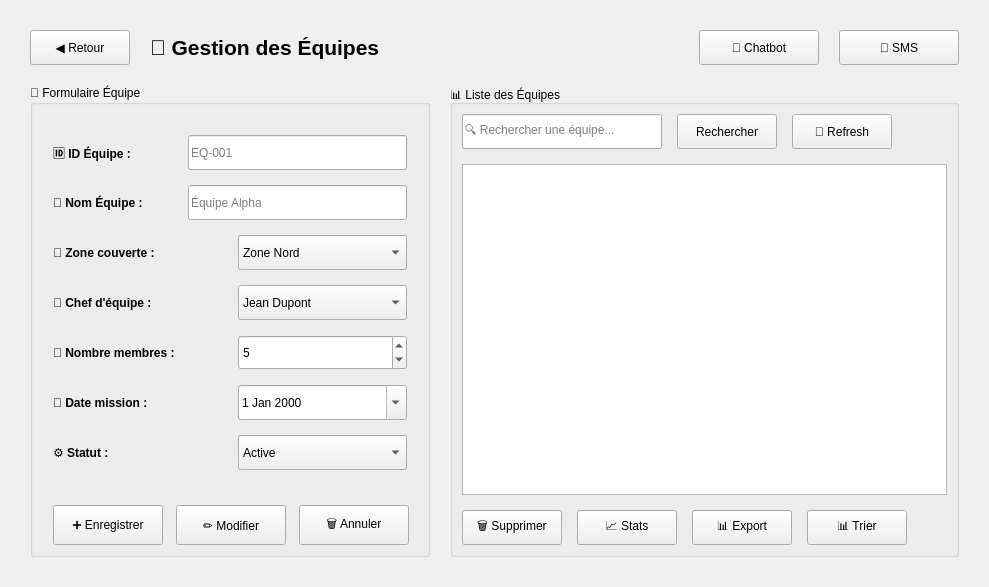
      <widget class="QWidget" name="pageEquipes">
       <layout class="QVBoxLayout" name="layoutEquipes">
        <property name="spacing">
         <number>20</number>
        </property>
        <property name="leftMargin">
         <number>30</number>
        </property>
        <property name="topMargin">
         <number>30</number>
        </property>
        <property name="rightMargin">
         <number>30</number>
        </property>
        <property name="bottomMargin">
         <number>30</number>
        </property>
        <item>
         <layout class="QHBoxLayout" name="headerEquipes">
          <item>
           <widget class="QPushButton" name="btnRetourEquipes">
            <property name="minimumSize">
             <size>
              <width>100</width>
              <height>35</height>
             </size>
            </property>
            <property name="text">
             <string>◀ Retour</string>
            </property>
           </widget>
          </item>
          <item>
           <widget class="QLabel" name="labelTitleEquipes">
            <property name="font">
             <font>
              <pointsize>16</pointsize>
              <bold>true</bold>
             </font>
            </property>
            <property name="text">
             <string>👥 Gestion des Équipes</string>
            </property>
           </widget>
          </item>
          <item>
           <spacer name="headerSpacerEquipes">
            <property name="orientation">
             <enum>Qt::Orientation::Horizontal</enum>
            </property>
            <property name="sizeHint" stdset="0">
             <size>
              <width>40</width>
              <height>20</height>
             </size>
            </property>
           </spacer>
          </item>
          <item>
           <widget class="QPushButton" name="btnChatbotEquipes">
            <property name="minimumSize">
             <size>
              <width>120</width>
              <height>35</height>
             </size>
            </property>
            <property name="text">
             <string>🤖 Chatbot</string>
            </property>
           </widget>
          </item>
          <item>
           <widget class="QPushButton" name="btnSMS">
            <property name="minimumSize">
             <size>
              <width>120</width>
              <height>35</height>
             </size>
            </property>
            <property name="text">
             <string>📱 SMS</string>
            </property>
           </widget>
          </item>
         </layout>
        </item>
        <item>
         <layout class="QHBoxLayout" name="contentEquipes">
          <property name="spacing">
           <number>20</number>
          </property>
          <item>
           <widget class="QGroupBox" name="groupBoxEquipes">
            <property name="minimumSize">
             <size>
              <width>400</width>
              <height>0</height>
             </size>
            </property>
            <property name="maximumSize">
             <size>
              <width>400</width>
              <height>16777215</height>
             </size>
            </property>
            <property name="title">
             <string>📝 Formulaire Équipe</string>
            </property>
            <layout class="QVBoxLayout" name="formLayoutEquipes">
             <property name="spacing">
              <number>15</number>
             </property>
             <property name="leftMargin">
              <number>20</number>
             </property>
             <property name="topMargin">
              <number>30</number>
             </property>
             <property name="rightMargin">
              <number>20</number>
             </property>
             <item>
              <layout class="QHBoxLayout" name="layoutIdEquipe">
               <item>
                <widget class="QLabel" name="labelIdEquipe">
                 <property name="minimumSize">
                  <size>
                   <width>120</width>
                   <height>30</height>
                  </size>
                 </property>
                 <property name="font">
                  <font>
                   <bold>true</bold>
                  </font>
                 </property>
                 <property name="text">
                  <string>🆔 ID Équipe :</string>
                 </property>
                </widget>
               </item>
               <item>
                <widget class="QLineEdit" name="idEQ">
                 <property name="minimumSize">
                  <size>
                   <width>0</width>
                   <height>35</height>
                  </size>
                 </property>
                 <property name="placeholderText">
                  <string>EQ-001</string>
                 </property>
                </widget>
               </item>
              </layout>
             </item>
             <item>
              <layout class="QHBoxLayout" name="layoutNomEquipe">
               <item>
                <widget class="QLabel" name="labelNomEquipe">
                 <property name="minimumSize">
                  <size>
                   <width>120</width>
                   <height>30</height>
                  </size>
                 </property>
                 <property name="font">
                  <font>
                   <bold>true</bold>
                  </font>
                 </property>
                 <property name="text">
                  <string>👥 Nom Équipe :</string>
                 </property>
                </widget>
               </item>
               <item>
                <widget class="QLineEdit" name="nomEQ">
                 <property name="minimumSize">
                  <size>
                   <width>0</width>
                   <height>35</height>
                  </size>
                 </property>
                 <property name="placeholderText">
                  <string>Équipe Alpha</string>
                 </property>
                </widget>
               </item>
              </layout>
             </item>
             <item>
              <layout class="QHBoxLayout" name="layoutZoneEquipe">
               <item>
                <widget class="QLabel" name="labelZoneEquipe">
                 <property name="minimumSize">
                  <size>
                   <width>120</width>
                   <height>30</height>
                  </size>
                 </property>
                 <property name="font">
                  <font>
                   <bold>true</bold>
                  </font>
                 </property>
                 <property name="text">
                  <string>📍 Zone couverte :</string>
                 </property>
                </widget>
               </item>
               <item>
                <widget class="QComboBox" name="zoneCEQ">
                 <property name="minimumSize">
                  <size>
                   <width>0</width>
                   <height>35</height>
                  </size>
                 </property>
                 <item>
                  <property name="text">
                   <string>Zone Nord</string>
                  </property>
                 </item>
                 <item>
                  <property name="text">
                   <string>Zone Sud</string>
                  </property>
                 </item>
                 <item>
                  <property name="text">
                   <string>Zone Est</string>
                  </property>
                 </item>
                 <item>
                  <property name="text">
                   <string>Zone Ouest</string>
                  </property>
                 </item>
                 <item>
                  <property name="text">
                   <string>Centre</string>
                  </property>
                 </item>
                </widget>
               </item>
              </layout>
             </item>
             <item>
              <layout class="QHBoxLayout" name="layoutChefEquipe">
               <item>
                <widget class="QLabel" name="labelChefEquipe">
                 <property name="minimumSize">
                  <size>
                   <width>120</width>
                   <height>30</height>
                  </size>
                 </property>
                 <property name="font">
                  <font>
                   <bold>true</bold>
                  </font>
                 </property>
                 <property name="text">
                  <string>👤 Chef d'équipe :</string>
                 </property>
                </widget>
               </item>
               <item>
                <widget class="QComboBox" name="chefEQ">
                 <property name="minimumSize">
                  <size>
                   <width>0</width>
                   <height>35</height>
                  </size>
                 </property>
                 <item>
                  <property name="text">
                   <string>Jean Dupont</string>
                  </property>
                 </item>
                 <item>
                  <property name="text">
                   <string>Marie Martin</string>
                  </property>
                 </item>
                 <item>
                  <property name="text">
                   <string>Pierre Durand</string>
                  </property>
                 </item>
                </widget>
               </item>
              </layout>
             </item>
             <item>
              <layout class="QHBoxLayout" name="layoutMembresEquipe">
               <item>
                <widget class="QLabel" name="labelMembresEquipe">
                 <property name="minimumSize">
                  <size>
                   <width>120</width>
                   <height>30</height>
                  </size>
                 </property>
                 <property name="font">
                  <font>
                   <bold>true</bold>
                  </font>
                 </property>
                 <property name="text">
                  <string>👥 Nombre membres :</string>
                 </property>
                </widget>
               </item>
               <item>
                <widget class="QSpinBox" name="nbMembresEQ">
                 <property name="minimumSize">
                  <size>
                   <width>0</width>
                   <height>35</height>
                  </size>
                 </property>
                 <property name="minimum">
                  <number>1</number>
                 </property>
                 <property name="maximum">
                  <number>20</number>
                 </property>
                 <property name="value">
                  <number>5</number>
                 </property>
                </widget>
               </item>
              </layout>
             </item>
             <item>
              <layout class="QHBoxLayout" name="layoutDateEquipe">
               <item>
                <widget class="QLabel" name="labelDateEquipe">
                 <property name="minimumSize">
                  <size>
                   <width>120</width>
                   <height>30</height>
                  </size>
                 </property>
                 <property name="font">
                  <font>
                   <bold>true</bold>
                  </font>
                 </property>
                 <property name="text">
                  <string>📅 Date mission :</string>
                 </property>
                </widget>
               </item>
               <item>
                <widget class="QDateEdit" name="dateEQ">
                 <property name="minimumSize">
                  <size>
                   <width>0</width>
                   <height>35</height>
                  </size>
                 </property>
                 <property name="calendarPopup">
                  <bool>true</bool>
                 </property>
                </widget>
               </item>
              </layout>
             </item>
             <item>
              <layout class="QHBoxLayout" name="layoutStatutEquipe">
               <item>
                <widget class="QLabel" name="labelStatutEquipe">
                 <property name="minimumSize">
                  <size>
                   <width>120</width>
                   <height>30</height>
                  </size>
                 </property>
                 <property name="font">
                  <font>
                   <bold>true</bold>
                  </font>
                 </property>
                 <property name="text">
                  <string>⚙️ Statut :</string>
                 </property>
                </widget>
               </item>
               <item>
                <widget class="QComboBox" name="statutEQ">
                 <property name="minimumSize">
                  <size>
                   <width>0</width>
                   <height>35</height>
                  </size>
                 </property>
                 <item>
                  <property name="text">
                   <string>Active</string>
                  </property>
                 </item>
                 <item>
                  <property name="text">
                   <string>En mission</string>
                  </property>
                 </item>
                 <item>
                  <property name="text">
                   <string>En repos</string>
                  </property>
                 </item>
                 <item>
                  <property name="text">
                   <string>Formation</string>
                  </property>
                 </item>
                </widget>
               </item>
              </layout>
             </item>
             <item>
              <spacer name="formSpacerEquipes">
               <property name="orientation">
                <enum>Qt::Orientation::Vertical</enum>
               </property>
               <property name="sizeHint" stdset="0">
                <size>
                 <width>20</width>
                 <height>20</height>
                </size>
               </property>
              </spacer>
             </item>
             <item>
              <layout class="QHBoxLayout" name="buttonsFormEquipes">
               <item>
                <widget class="QPushButton" name="enrgstEQ">
                 <property name="minimumSize">
                  <size>
                   <width>110</width>
                   <height>40</height>
                  </size>
                 </property>
                 <property name="text">
                  <string>➕ Enregistrer</string>
                 </property>
                </widget>
               </item>
               <item>
                <widget class="QPushButton" name="modifEQ">
                 <property name="minimumSize">
                  <size>
                   <width>110</width>
                   <height>40</height>
                  </size>
                 </property>
                 <property name="text">
                  <string>✏️ Modifier</string>
                 </property>
                </widget>
               </item>
               <item>
                <widget class="QPushButton" name="anulEQ">
                 <property name="minimumSize">
                  <size>
                   <width>110</width>
                   <height>40</height>
                  </size>
                 </property>
                 <property name="text">
                  <string>🗑️ Annuler</string>
                 </property>
                </widget>
               </item>
              </layout>
             </item>
            </layout>
           </widget>
          </item>
          <item>
           <widget class="QGroupBox" name="groupBoxTableEquipes">
            <property name="title">
             <string>📊 Liste des Équipes</string>
            </property>
            <layout class="QVBoxLayout" name="tableLayoutEquipes">
             <property name="spacing">
              <number>15</number>
             </property>
             <item>
              <layout class="QHBoxLayout" name="toolbarEquipes">
               <item>
                <widget class="QLineEdit" name="rechEQ">
                 <property name="minimumSize">
                  <size>
                   <width>200</width>
                   <height>35</height>
                  </size>
                 </property>
                 <property name="placeholderText">
                  <string>🔍 Rechercher une équipe...</string>
                 </property>
                </widget>
               </item>
               <item>
                <widget class="QPushButton" name="rechercheEQ">
                 <property name="minimumSize">
                  <size>
                   <width>100</width>
                   <height>35</height>
                  </size>
                 </property>
                 <property name="text">
                  <string>Rechercher</string>
                 </property>
                </widget>
               </item>
               <item>
                <widget class="QPushButton" name="refreshEQ">
                 <property name="minimumSize">
                  <size>
                   <width>100</width>
                   <height>35</height>
                  </size>
                 </property>
                 <property name="text">
                  <string>🔄 Refresh</string>
                 </property>
                </widget>
               </item>
               <item>
                <spacer name="toolbarSpacerEquipes">
                 <property name="orientation">
                  <enum>Qt::Orientation::Horizontal</enum>
                 </property>
                 <property name="sizeHint" stdset="0">
                  <size>
                   <width>40</width>
                   <height>20</height>
                  </size>
                 </property>
                </spacer>
               </item>
              </layout>
             </item>
             <item>
              <widget class="QTableView" name="tableViewEQ">
               <property name="minimumSize">
                <size>
                 <width>0</width>
                 <height>300</height>
                </size>
               </property>
               <property name="alternatingRowColors">
                <bool>true</bool>
               </property>
               <property name="selectionBehavior">
                <enum>QAbstractItemView::SelectionBehavior::SelectRows</enum>
               </property>
              </widget>
             </item>
             <item>
              <layout class="QHBoxLayout" name="actionButtonsEquipes">
               <item>
                <widget class="QPushButton" name="supEQ">
                 <property name="minimumSize">
                  <size>
                   <width>100</width>
                   <height>35</height>
                  </size>
                 </property>
                 <property name="text">
                  <string>🗑️ Supprimer</string>
                 </property>
                </widget>
               </item>
               <item>
                <widget class="QPushButton" name="statEQ">
                 <property name="minimumSize">
                  <size>
                   <width>100</width>
                   <height>35</height>
                  </size>
                 </property>
                 <property name="text">
                  <string>📈 Stats</string>
                 </property>
                </widget>
               </item>
               <item>
                <widget class="QPushButton" name="exportEQ">
                 <property name="minimumSize">
                  <size>
                   <width>100</width>
                   <height>35</height>
                  </size>
                 </property>
                 <property name="text">
                  <string>📊 Export</string>
                 </property>
                </widget>
               </item>
               <item>
                <widget class="QPushButton" name="trieEQ">
                 <property name="minimumSize">
                  <size>
                   <width>100</width>
                   <height>35</height>
                  </size>
                 </property>
                 <property name="text">
                  <string>📊 Trier</string>
                 </property>
                </widget>
               </item>
               <item>
                <spacer name="actionSpacerEquipes">
                 <property name="orientation">
                  <enum>Qt::Orientation::Horizontal</enum>
                 </property>
                 <property name="sizeHint" stdset="0">
                  <size>
                   <width>40</width>
                   <height>20</height>
                  </size>
                 </property>
                </spacer>
               </item>
              </layout>
             </item>
            </layout>
           </widget>
          </item>
         </layout>
        </item>
       </layout>
      </widget>
